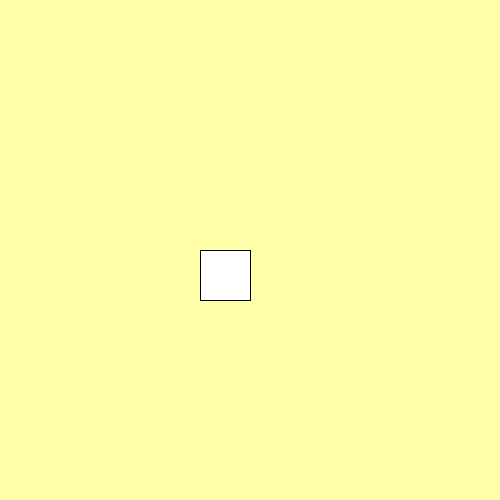
Frame 1 (no input)
Frame 60 (the mouse pressed at the canvas centre just before this capture): identical to frame 1, image omitted
Frame 120 (the mouse held since frame 60 and released just before this capture): identical to frame 1, image omitted

The Processing sketch that drew this single still picture (run headless with seeded random() and noise(); from frame 60 on, the mouse is pressed at the canvas centre):

// Processing sketch: week01_7void_mouseDragged
// ── week01_7void_mouseDragged.pde
// week01-7 | void mouseDragged
// 動態畫圖，滑鼠拖曳，因為永遠都會有座標

  int x = 200, y = 250;

void setup() {
  size(500, 500); 

}

void draw() {
  background(#FFFFAA); 
  rect(x, y, 50, 50); 
}

void mouseDragged() {
  // 當滑鼠拖動且游標在圓形範圍內時，移動圓形
  if (mousePressed && x < mouseX && mouseX < x + 100 && y < mouseY && mouseY < y + 50) {
    x += mouseX - pmouseX;
    y += mouseY - pmouseY;
  }
}
